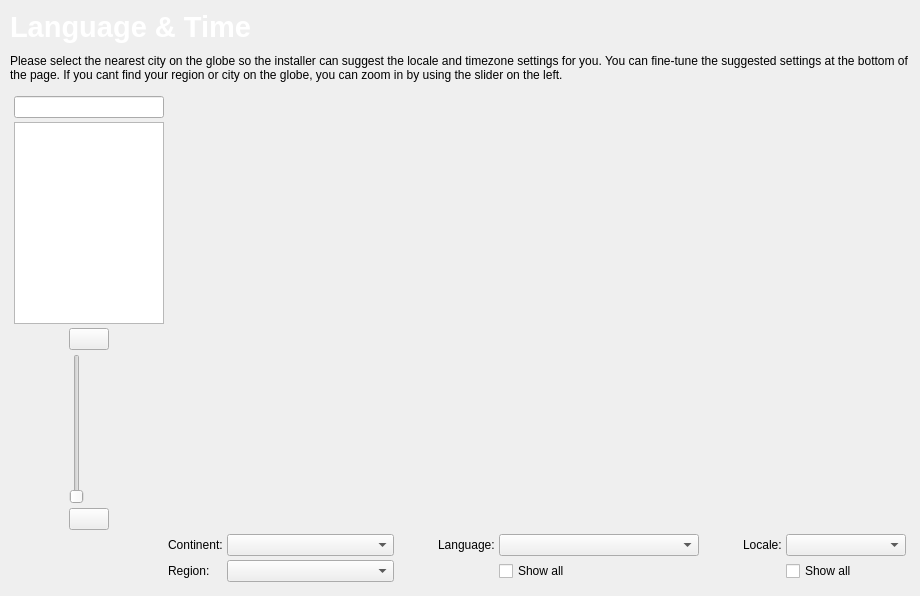
<?xml version="1.0" encoding="UTF-8"?>
<ui version="4.0">
 <class>Locale</class>
 <widget class="QWidget" name="Locale">
  <property name="geometry">
   <rect>
    <x>0</x>
    <y>0</y>
    <width>920</width>
    <height>596</height>
   </rect>
  </property>
  <property name="windowTitle">
   <string>Form</string>
  </property>
  <layout class="QVBoxLayout" name="verticalLayout">
   <property name="spacing">
    <number>10</number>
   </property>
   <property name="margin">
    <number>10</number>
   </property>
   <item>
    <widget class="QLabel" name="label_4">
     <property name="font">
      <font>
       <pointsize>14</pointsize>
      </font>
     </property>
     <property name="text">
      <string>&lt;!DOCTYPE HTML PUBLIC &quot;-//W3C//DTD HTML 4.0//EN&quot; &quot;http://www.w3.org/TR/REC-html40/strict.dtd&quot;&gt;
&lt;html&gt;&lt;head&gt;&lt;meta name=&quot;qrichtext&quot; content=&quot;1&quot; /&gt;&lt;style type=&quot;text/css&quot;&gt;
p, li { white-space: pre-wrap; }
&lt;/style&gt;&lt;/head&gt;&lt;body style=&quot; font-family:'Bitstream Vera Sans'; font-size:9pt; font-weight:400; font-style:normal;&quot;&gt;
&lt;p style=&quot; margin-top:0px; margin-bottom:0px; margin-left:0px; margin-right:0px; -qt-block-indent:0; text-indent:0px; font-family:'Sans Serif'; font-size:10pt;&quot;&gt;&lt;span style=&quot; font-size:22pt; font-weight:600; color:#ffffff;&quot;&gt;Language &amp;amp; Time&lt;/span&gt;&lt;/p&gt;&lt;/body&gt;&lt;/html&gt;</string>
     </property>
     <property name="alignment">
      <set>Qt::AlignLeading|Qt::AlignLeft|Qt::AlignVCenter</set>
     </property>
    </widget>
   </item>
   <item>
    <widget class="QLabel" name="label_5">
     <property name="text">
      <string>Please select the nearest city on the globe so the installer can suggest the locale and timezone settings for you. You can fine-tune the suggested settings at the bottom of the page. If you cant find your region or city on the globe, you can zoom in by using the slider on the left.</string>
     </property>
     <property name="wordWrap">
      <bool>true</bool>
     </property>
    </widget>
   </item>
   <item>
    <layout class="QGridLayout" name="gridLayout_2">
     <property name="margin">
      <number>4</number>
     </property>
     <property name="spacing">
      <number>4</number>
     </property>
     <item row="0" column="0">
      <widget class="KLineEdit" name="locationsSearch">
       <property name="sizePolicy">
        <sizepolicy hsizetype="Preferred" vsizetype="Fixed">
         <horstretch>0</horstretch>
         <verstretch>0</verstretch>
        </sizepolicy>
       </property>
       <property name="clickMessage">
        <string>Search...</string>
       </property>
      </widget>
     </item>
     <item row="0" column="1" rowspan="3">
      <widget class="Marble::MarbleWidget" name="marble" native="true">
       <property name="sizePolicy">
        <sizepolicy hsizetype="MinimumExpanding" vsizetype="MinimumExpanding">
         <horstretch>0</horstretch>
         <verstretch>0</verstretch>
        </sizepolicy>
       </property>
      </widget>
     </item>
     <item row="1" column="0">
      <widget class="QListView" name="locationsView">
       <property name="sizePolicy">
        <sizepolicy hsizetype="Maximum" vsizetype="Expanding">
         <horstretch>0</horstretch>
         <verstretch>0</verstretch>
        </sizepolicy>
       </property>
       <property name="maximumSize">
        <size>
         <width>150</width>
         <height>16777215</height>
        </size>
       </property>
      </widget>
     </item>
     <item row="2" column="0">
      <layout class="QGridLayout" name="gridLayout">
       <item row="2" column="0">
        <widget class="QSlider" name="zoomSlider">
         <property name="minimum">
          <number>50</number>
         </property>
         <property name="maximum">
          <number>80</number>
         </property>
         <property name="orientation">
          <enum>Qt::Vertical</enum>
         </property>
        </widget>
       </item>
       <item row="3" column="0">
        <widget class="QPushButton" name="zoomOutButton">
         <property name="sizePolicy">
          <sizepolicy hsizetype="Maximum" vsizetype="Fixed">
           <horstretch>0</horstretch>
           <verstretch>0</verstretch>
          </sizepolicy>
         </property>
         <property name="text">
          <string/>
         </property>
        </widget>
       </item>
       <item row="1" column="0">
        <widget class="QPushButton" name="zoomInButton">
         <property name="sizePolicy">
          <sizepolicy hsizetype="Maximum" vsizetype="Fixed">
           <horstretch>0</horstretch>
           <verstretch>0</verstretch>
          </sizepolicy>
         </property>
         <property name="layoutDirection">
          <enum>Qt::LeftToRight</enum>
         </property>
         <property name="text">
          <string/>
         </property>
        </widget>
       </item>
      </layout>
     </item>
     <item row="5" column="1">
      <layout class="QGridLayout" name="gridLayout_3">
       <item row="0" column="0">
        <widget class="QLabel" name="label">
         <property name="sizePolicy">
          <sizepolicy hsizetype="Preferred" vsizetype="Preferred">
           <horstretch>0</horstretch>
           <verstretch>0</verstretch>
          </sizepolicy>
         </property>
         <property name="minimumSize">
          <size>
           <width>0</width>
           <height>0</height>
          </size>
         </property>
         <property name="text">
          <string>Continent:</string>
         </property>
        </widget>
       </item>
       <item row="0" column="1">
        <widget class="QComboBox" name="continentCombo">
         <property name="sizePolicy">
          <sizepolicy hsizetype="Expanding" vsizetype="Fixed">
           <horstretch>0</horstretch>
           <verstretch>0</verstretch>
          </sizepolicy>
         </property>
         <property name="maximumSize">
          <size>
           <width>250</width>
           <height>16777215</height>
          </size>
         </property>
        </widget>
       </item>
       <item row="0" column="3">
        <widget class="QLabel" name="label_3">
         <property name="text">
          <string>Language:</string>
         </property>
        </widget>
       </item>
       <item row="0" column="4" colspan="3">
        <widget class="QComboBox" name="kdeLanguageCombo">
         <property name="sizePolicy">
          <sizepolicy hsizetype="Expanding" vsizetype="Fixed">
           <horstretch>0</horstretch>
           <verstretch>0</verstretch>
          </sizepolicy>
         </property>
         <property name="minimumSize">
          <size>
           <width>200</width>
           <height>0</height>
          </size>
         </property>
        </widget>
       </item>
       <item row="0" column="8">
        <widget class="QLabel" name="label_2">
         <property name="text">
          <string>Locale:</string>
         </property>
        </widget>
       </item>
       <item row="0" column="9" colspan="2">
        <widget class="QComboBox" name="localeCombo">
         <property name="sizePolicy">
          <sizepolicy hsizetype="Expanding" vsizetype="Fixed">
           <horstretch>0</horstretch>
           <verstretch>0</verstretch>
          </sizepolicy>
         </property>
         <property name="minimumSize">
          <size>
           <width>120</width>
           <height>0</height>
          </size>
         </property>
        </widget>
       </item>
       <item row="0" column="2">
        <spacer name="horizontalSpacer">
         <property name="orientation">
          <enum>Qt::Horizontal</enum>
         </property>
         <property name="sizeType">
          <enum>QSizePolicy::Fixed</enum>
         </property>
         <property name="sizeHint" stdset="0">
          <size>
           <width>40</width>
           <height>20</height>
          </size>
         </property>
        </spacer>
       </item>
       <item row="0" column="7">
        <spacer name="horizontalSpacer_2">
         <property name="orientation">
          <enum>Qt::Horizontal</enum>
         </property>
         <property name="sizeType">
          <enum>QSizePolicy::Fixed</enum>
         </property>
         <property name="sizeHint" stdset="0">
          <size>
           <width>40</width>
           <height>20</height>
          </size>
         </property>
        </spacer>
       </item>
       <item row="1" column="9" colspan="2">
        <widget class="QCheckBox" name="showLocalesCheck">
         <property name="text">
          <string>Show all</string>
         </property>
        </widget>
       </item>
       <item row="1" column="4" colspan="3">
        <widget class="QCheckBox" name="showKDELangsCheck">
         <property name="text">
          <string>Show all</string>
         </property>
        </widget>
       </item>
       <item row="1" column="0">
        <widget class="QLabel" name="label_6">
         <property name="text">
          <string>Region: </string>
         </property>
        </widget>
       </item>
       <item row="1" column="1">
        <widget class="QComboBox" name="regionCombo"/>
       </item>
      </layout>
     </item>
    </layout>
   </item>
  </layout>
 </widget>
 <customwidgets>
  <customwidget>
   <class>KLineEdit</class>
   <extends>QLineEdit</extends>
   <header>klineedit.h</header>
  </customwidget>
  <customwidget>
   <class>Marble::MarbleWidget</class>
   <extends>QWidget</extends>
   <header location="global">marble/MarbleWidget.h</header>
   <container>1</container>
  </customwidget>
 </customwidgets>
 <resources/>
 <connections/>
</ui>
